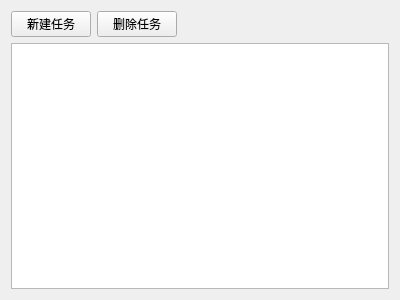
<?xml version="1.0" encoding="UTF-8"?>
<ui version="4.0">
 <class>MsgReplay</class>
 <widget class="QWidget" name="MsgReplay">
  <property name="geometry">
   <rect>
    <x>0</x>
    <y>0</y>
    <width>400</width>
    <height>300</height>
   </rect>
  </property>
  <property name="windowTitle">
   <string>MsgReplay</string>
  </property>
  <layout class="QGridLayout" name="gridLayout">
   <item row="0" column="0">
    <layout class="QVBoxLayout" name="verticalLayout">
     <item>
      <layout class="QHBoxLayout" name="horizontalLayout">
       <item>
        <widget class="QPushButton" name="pushButton_add">
         <property name="text">
          <string>新建任务</string>
         </property>
         <property name="icon">
          <iconset resource="oms_hmi.qrc">
           <normaloff>:/image/import</normaloff>:/image/import</iconset>
         </property>
        </widget>
       </item>
       <item>
        <widget class="QPushButton" name="pushButton_del">
         <property name="text">
          <string>删除任务</string>
         </property>
         <property name="icon">
          <iconset resource="oms_hmi.qrc">
           <normaloff>:/image/cancel</normaloff>:/image/cancel</iconset>
         </property>
        </widget>
       </item>
       <item>
        <spacer name="horizontalSpacer">
         <property name="orientation">
          <enum>Qt::Horizontal</enum>
         </property>
         <property name="sizeHint" stdset="0">
          <size>
           <width>40</width>
           <height>20</height>
          </size>
         </property>
        </spacer>
       </item>
      </layout>
     </item>
     <item>
      <widget class="QTableWidget" name="tableWidget"/>
     </item>
    </layout>
   </item>
  </layout>
 </widget>
 <layoutdefault spacing="6" margin="11"/>
 <resources>
  <include location="oms_hmi.qrc"/>
 </resources>
 <connections/>
</ui>
